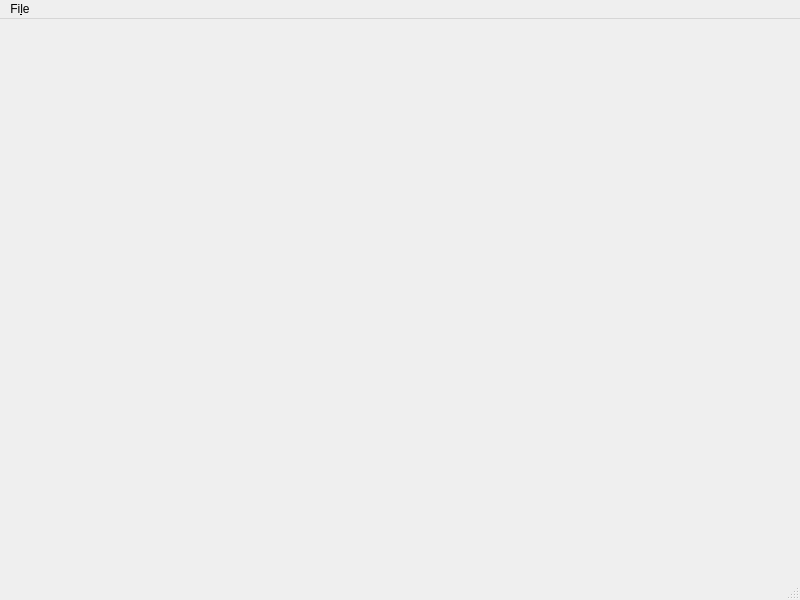
<?xml version="1.0" encoding="UTF-8"?>
<ui version="4.0">
 <class>MainWindow</class>
 <widget class="QMainWindow" name="MainWindow">
  <property name="geometry">
   <rect>
    <x>0</x>
    <y>0</y>
    <width>800</width>
    <height>600</height>
   </rect>
  </property>
  <property name="windowTitle">
   <string>MainWindow</string>
  </property>
  <widget class="QWidget" name="centralwidget"/>
  <widget class="QMenuBar" name="menubar">
   <property name="geometry">
    <rect>
     <x>0</x>
     <y>0</y>
     <width>800</width>
     <height>29</height>
    </rect>
   </property>
   <widget class="QMenu" name="menuFile">
    <property name="title">
     <string>Fi&amp;le</string>
    </property>
    <addaction name="action_exit"/>
   </widget>
   <addaction name="menuFile"/>
  </widget>
  <widget class="QStatusBar" name="statusbar"/>
  <action name="action_exit">
   <property name="text">
    <string>Exit</string>
   </property>
  </action>
 </widget>
 <resources/>
 <connections>
  <connection>
   <sender>action_exit</sender>
   <signal>triggered()</signal>
   <receiver>MainWindow</receiver>
   <slot>close()</slot>
   <hints>
    <hint type="sourcelabel">
     <x>-1</x>
     <y>-1</y>
    </hint>
    <hint type="destinationlabel">
     <x>399</x>
     <y>299</y>
    </hint>
   </hints>
  </connection>
 </connections>
</ui>
